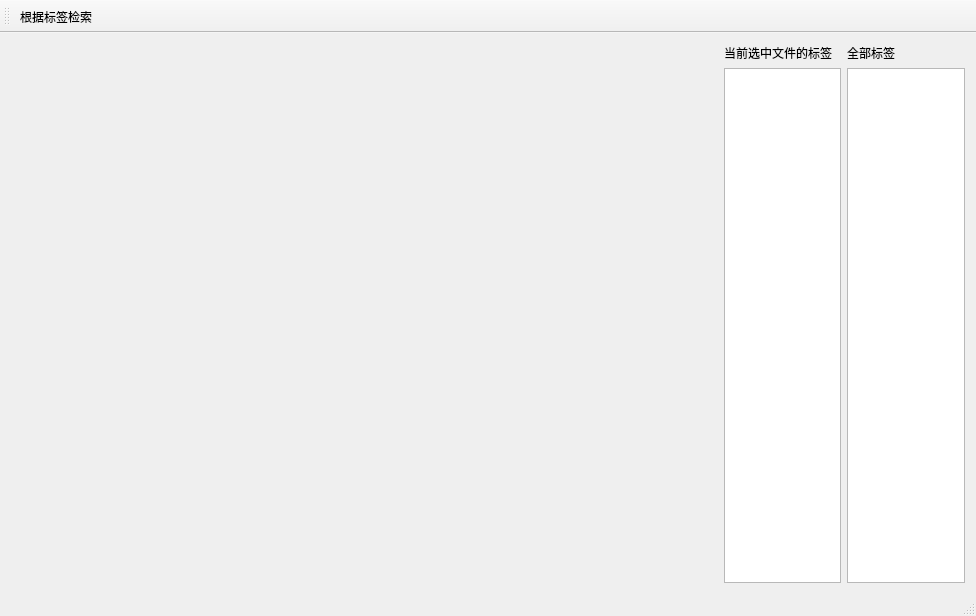
<?xml version="1.0" encoding="UTF-8"?>
<ui version="4.0">
 <class>MainWindow</class>
 <widget class="QMainWindow" name="MainWindow">
  <property name="geometry">
   <rect>
    <x>0</x>
    <y>0</y>
    <width>976</width>
    <height>616</height>
   </rect>
  </property>
  <property name="windowTitle">
   <string>文件管理助手</string>
  </property>
  <widget class="QWidget" name="centralWidget">
   <layout class="QGridLayout" name="gridLayout_3">
    <item row="0" column="0">
     <layout class="QGridLayout" name="gridLayout" columnstretch="6,1,1">
      <item row="0" column="1">
       <layout class="QGridLayout" name="gridLayout_2" rowstretch="0,0">
        <item row="0" column="0">
         <widget class="QLabel" name="label">
          <property name="text">
           <string>当前选中文件的标签</string>
          </property>
         </widget>
        </item>
        <item row="1" column="0">
         <widget class="QListView" name="lvLabels">
          <property name="contextMenuPolicy">
           <enum>Qt::CustomContextMenu</enum>
          </property>
          <property name="editTriggers">
           <set>QAbstractItemView::DoubleClicked</set>
          </property>
         </widget>
        </item>
       </layout>
      </item>
      <item row="0" column="2">
       <layout class="QGridLayout" name="gridLayout_4">
        <item row="0" column="0">
         <widget class="QLabel" name="label_2">
          <property name="text">
           <string>全部标签</string>
          </property>
         </widget>
        </item>
        <item row="1" column="0">
         <widget class="QListView" name="lvAllLabels"/>
        </item>
       </layout>
      </item>
      <item row="0" column="0">
       <widget class="QWidget" name="widget" native="true"/>
      </item>
     </layout>
    </item>
   </layout>
  </widget>
  <widget class="QMenuBar" name="menuBar">
   <property name="geometry">
    <rect>
     <x>0</x>
     <y>0</y>
     <width>976</width>
     <height>22</height>
    </rect>
   </property>
  </widget>
  <widget class="QToolBar" name="mainToolBar">
   <attribute name="toolBarArea">
    <enum>TopToolBarArea</enum>
   </attribute>
   <attribute name="toolBarBreak">
    <bool>false</bool>
   </attribute>
   <addaction name="actionsearchbylabels"/>
  </widget>
  <widget class="QStatusBar" name="statusBar"/>
  <action name="actionsearchbylabels">
   <property name="text">
    <string>根据标签检索</string>
   </property>
  </action>
 </widget>
 <layoutdefault spacing="6" margin="11"/>
 <resources/>
 <connections/>
</ui>
